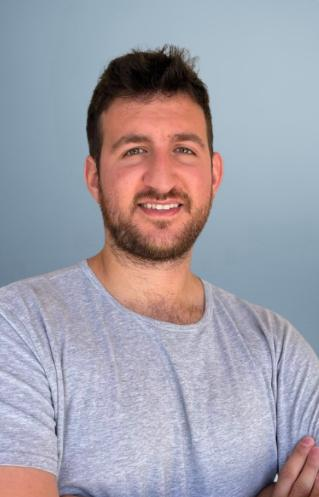
#> input picture hw/hw1/images_data/selfie.jpg, 319 x 497 px
$ jupyter execute --allow-errors Tamir_Levin_code_hw1.ipynb
#> lines starting #> are read from the running program, lines starting #| are printed output that depends on the picture; after the words box and inside, x2 and y2 are one past the last pixel; in counts of white or black regions, pixels touching at a corner belong together
#   HW1 - Introduction to Image Processing Course

### 1. Environment Setup and Preparations

**Import libraries**

[cell 1]
import sys
import os
import cv2
import random
import matplotlib.pyplot as plt
from matplotlib.image import imread, imsave
import pandas as pd
import numpy as np
import tensorflow as tf
import skimage as ski
from skimage.io import imread
from skimage import img_as_float
from skimage import exposure
from PIL import Image

**Libraries versions**

[cell 2]
print('pandas version: '+ pd.__version__)
print('numpy version: '+np.__version__)
print('tensorflow version: '+tf.__version__)
print('scikit-image version: '+ski.__version__)

[cell 3]
conda_env = os.environ.get('CONDA_DEFAULT_ENV')
print(f"current Conda environment: '{conda_env}'.")

`image_common_utils` functions

[cell 4]
# Description: It displays many images in one row
def imshow_all(*images, titles=None):
    images = [img_as_float(img) for img in images]

    if titles is None:
        titles = [''] * len(images)
    vmin = min(map(np.min, images))
    vmax = max(map(np.max, images))
    ncols = len(images)
    height = 5
    width = height * len(images)
    fig, axes = plt.subplots(nrows=1, ncols=ncols, figsize=(width, height))
    for ax, img, label in zip(axes.ravel(), images, titles):
        ax.imshow(img, vmin=vmin, vmax=vmax)
        ax.set_title(label)

    return
    # end of imshow_all

# Description: It displays many images in many rows and column
# cmap='gray'; row_plot = 1; img= [img, camera]
def show_image(img, cmap='gray', row_plot = 1):
    if not isinstance(img, list):
        img = [img]

    if len(img) == 1:
        plt.imshow(img[0], cmap=cmap) # cm.gray
    else:
        # Get column count
        col_plot = len(img) // row_plot
        fig, axes = plt.subplots(row_plot, col_plot)
        for count in range(len(img)): # count= 1
            axes[count].imshow(img[count], cmap=cmap)
    plt.show()
    return
# end of show_image

`import_image` function to import images

[cell 5]
def import_image (path):
#> called with path = './images_data/selfie.jpg'
    img = imread(path)
#> img is the input picture: shape (497, 319, 3); mean R, G, B 161.2, 158.4, 169.2
    img.shape  # H x W x C
    img.size  # multiplication of HxWxC
    type(img)
    img.dtype
    return(img)

Import all images from `image_data` folder

[cell 6]
selfie = import_image('./images_data/selfie.jpg')
friends = import_image('./images_data/friends.jpg')
#> call 2 of import_image, with path = './images_data/friends.jpg'
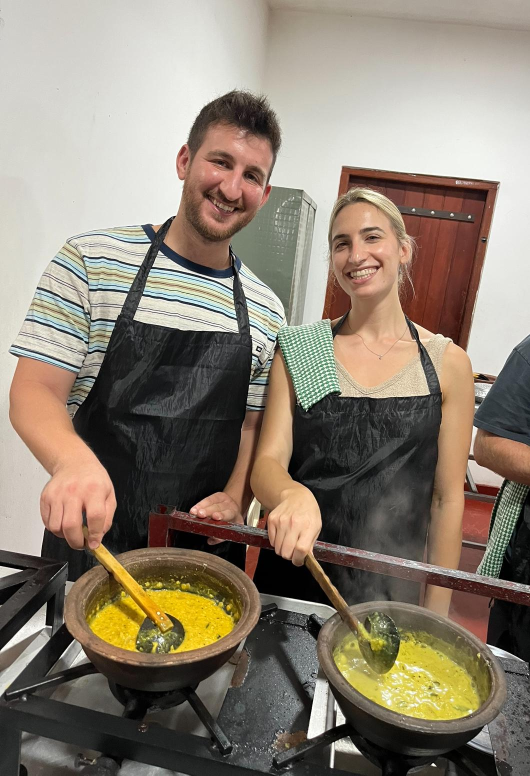
#> input picture hw/hw1/images_data/friends.jpg, 1060 x 1551 px (shown at 1/2 size)
#> in import_image, img is the input picture: shape (1551, 1060, 3); mean R, G, B 140.1, 129.2, 114.3
street = import_image('./images_data/street.jpg')
#> call 3 of import_image, with path = './images_data/street.jpg'
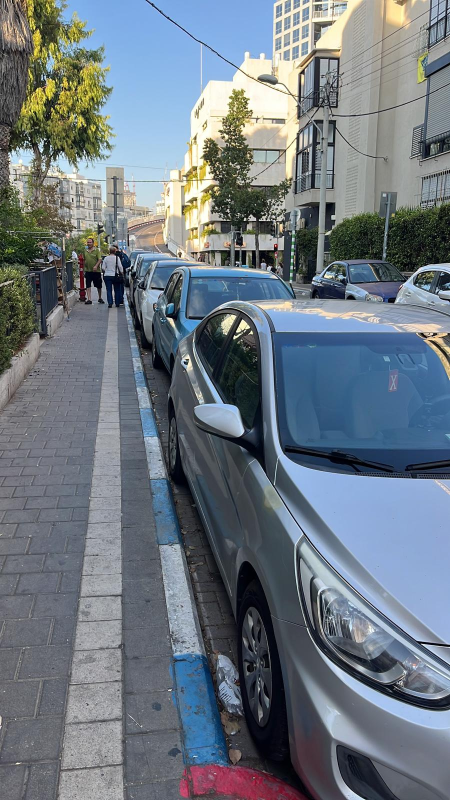
#> input picture hw/hw1/images_data/street.jpg, 900 x 1600 px (shown at 1/2 size)
#> in import_image, img is the input picture: shape (1600, 900, 3); mean R, G, B 109.7, 119.7, 129.1
#> (the rest of this cell did not finish here and is left out)

words = import_image('./images_data/words.jpg')

imshow_all(selfie, friends, street, animal, words, titles=["Selfie", "Friends", "Street", "Animal", "Words"])

#> (a cell that did not finish here is left out)

### 2. Image Formats and Color Schemes

Import the wanted image

[cell 8]
selfie = import_image('./images_data/selfie.jpg')

Loop function to iterate all the different color schemes and file formats and save them

[cell 9]
def change_color_scheme(image, base_name):

    # Define the color schemes and file formats in a dictionary
#> called with base_name = 'selfie'
    color_schemes = {
        "RGB": lambda img: cv2.cvtColor(img, cv2.COLOR_BGR2RGB),
        "GRAYSCALE": lambda img: cv2.cvtColor(img, cv2.COLOR_BGR2GRAY),
        "HSL": lambda img: cv2.cvtColor(img, cv2.COLOR_BGR2HLS),
        "CYMK": lambda img: cv2.cvtColor(img, cv2.COLOR_BGR2RGB),  # PIL handles CMYK later
    }
    file_formats = [".tiff", ".jpeg", ".png", ".gif"]

    for scheme_name, conversion in color_schemes.items():
        try:
            # Convert the image
            converted_image = conversion(image)

            # Special handling for CMYK
            cmyk_image = None
            if scheme_name == "CYMK":
                converted_image = Image.fromarray(cv2.cvtColor(image, cv2.COLOR_BGR2RGB))
                cmyk_image = converted_image.convert("CMYK")

            # Save each image by different format
            for file_format in file_formats:
                try:
                    output_image_name = f"{base_name}_{scheme_name}{file_format}"

                    if scheme_name == "CYMK" and cmyk_image:
                        if file_format == ".gif":
                            cmyk_image.convert("RGB").save(output_image_name, format="GIF")
                        else:
                            cmyk_image.save(output_image_name)
                    else:
                        if len(converted_image.shape) == 2 and file_format != ".gif":  # Grayscale image
                            converted_image_to_save = cv2.cvtColor(converted_image, cv2.COLOR_GRAY2BGR)
                        else:
                            converted_image_to_save = converted_image

                        if file_format == ".gif":
                            Image.fromarray(cv2.cvtColor(converted_image_to_save, cv2.COLOR_BGR2RGB)).save(output_image_name, format="GIF")
                        else:
                            cv2.imwrite(output_image_name, converted_image_to_save)

                    print(f"Saved: {output_image_name}")
                except Exception as e:
                    print(f"Could not save {scheme_name} in {file_format}: {e}")
        except Exception as e:
            print(f"Could not convert to {scheme_name}: {e}")
#> this loop made 4 passes
#> pass 2, in change_color_scheme, `converted_image = conversion(image)`:
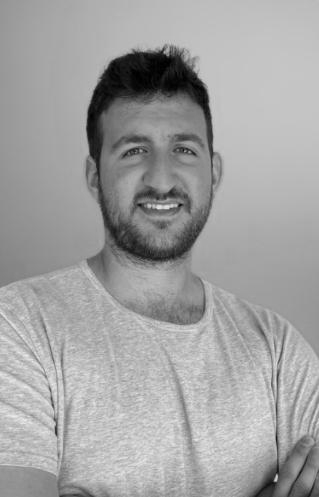
#> converted_image: shape (497, 319); min 0, max 236, mean 162
    return

**Color shcemes**

[cell 10]
change_color_scheme(selfie,"selfie")

**HEX file format**

function to convert an image from rgb to hex, then to save it as a csv file

[cell 11]
def rgb_to_hex(rgb):
    return "#{:02x}{:02x}{:02x}".format(int(rgb[0]), int(rgb[1]), int(rgb[2]))

def image_to_hex_csv(image, csv_filename):

    # Convert image to a 2D array of HEX colors
#> called with csv_filename = 'selfie_hex_colors.csv'
    hex_matrix = np.array([[rgb_to_hex(tuple(pixel)) for pixel in row] for row in image])

    # Flatten and create a DataFrame of HEX colors
    hex_colors = hex_matrix.reshape(-1)
    hex_df = pd.DataFrame(hex_colors, columns=['Hex Color'])
#> hex_df = table of 158543 rows and 1 columns

    # Save to CSV
    hex_df.to_csv(csv_filename, index=False)
    print(f"Hex color codes saved to {csv_filename}")

    return hex_matrix

**CSV file**

[cell 12]
hex_matrix = image_to_hex_csv(selfie, 'selfie_hex_colors.csv')
print(hex_matrix)
#> (printed output is left out)
#| Regular dimensions: 319x497

### 3. Upscaling and Downscaling

Upscaling & Downscaling functions

[cell 13]
def upscale_image(image, base_name):

    # Get original dimensions
#> called with base_name = 'selfie'
    original_height, original_width = image.shape[:2]
#> original_height = 497; original_width = 319

    # Calculate new dimensions to be x2 the size
    new_height = original_height * 2
#> new_height = 994
    new_width = original_width * 2
#> new_width = 638

    # Upscale the image
    upscaled_image = cv2.resize(image, (new_width, new_height), interpolation=cv2.INTER_CUBIC)

    # Print new dimensions
    print(f"New upscaled dimensions: {new_width}x{new_height}")
#| New upscaled dimensions: 638x994

    # Save the upscaled image
    save_path = f"{base_name}_upscale.jpeg"
    cv2.imwrite(save_path, cv2.cvtColor(upscaled_image, cv2.COLOR_RGB2BGR))

    return(upscale_image)


def downscale_image(image, base_name):

    # Get original dimensions
#> called with base_name = 'selfie'
    original_height, original_width = image.shape[:2]
#> original_height = 497; original_width = 319

    # Calculate new dimensions to be x0.5 the size
    new_height = int(original_height * 0.5)
#> new_height = 248
    new_width = int(original_width * 0.5)
#> new_width = 159

    # Upscale the image
    downscaled_image = cv2.resize(image, (new_width, new_height), interpolation=cv2.INTER_CUBIC)

    # Print new dimensions
    print(f"New downscaled dimensions: {new_width}x{new_height}")
#| New downscaled dimensions: 159x248

    # Save the upscaled image
    save_path = f"{base_name}_downscale.jpeg"
    cv2.imwrite(save_path, cv2.cvtColor(downscaled_image, cv2.COLOR_RGB2BGR))
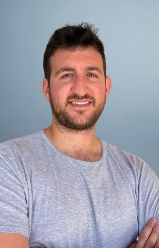
#> saved as selfie_downscale.jpeg: shape (248, 159, 3); mean B, G, R 169.2, 158.4, 161.2

    return(downscale_image)

The dimensions of the regular, upsacled and downscaled images

[cell 14]
print(f"Regular dimensions: {selfie.shape[1]}x{selfie.shape[0]}")
upscale_selfie = upscale_image(selfie, "selfie")
downscale_selfie = downscale_image(selfie, "selfie")

**Upsacled and downscaled images**

with grids on

[cell 15]
downscaled_selfie = import_image('selfie_downscale.jpeg')
upscaled_selfie = import_image('selfie_upscale.jpeg')

imshow_all(downscaled_selfie, upscaled_selfie, titles=["Downscaled Selfie", "Upscaled Selfie"])
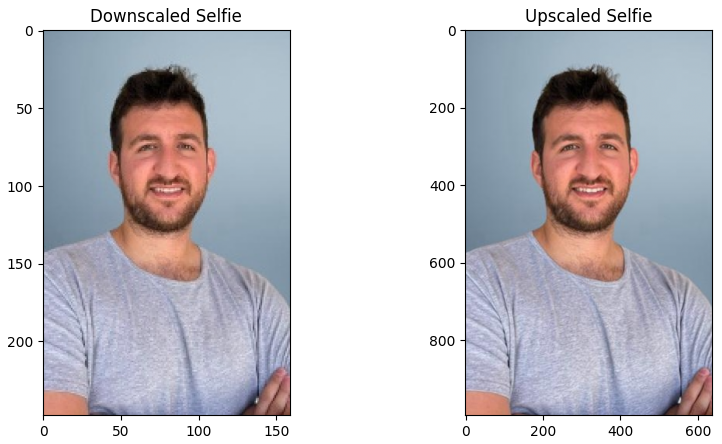
#> figure drawn by matplotlib, 2 panels

### 4. Shape Drawing

Function to draw a rectangle on an image based on the mouse coordinates.

 Press 'r' to reset the image and 'esc' to quit

[cell 16]
# Global variables
point1 = None
point2 = None
rectangle_defined = False

# Function to draw the rectangle using the mouse coordinates
def draw_rectangle(event, x, y, flags, param):
    global point1, point2, rectangle_defined

    if event == cv2.EVENT_LBUTTONDOWN:
        if point1 is None:
            # First click defines the first corner of the rectangle
            point1 = (x, y)
        elif point2 is None:
            # Second click defines the opposite corner
            point2 = (x, y)
            rectangle_defined = True

# Create a black image
img = np.zeros((512, 512, 3), np.uint8)
backup_img = img.copy()  # Backup image to reset drawing

# Name the window
cv2.namedWindow(winname='rectangle_drawer')

# Connect the mouse callback to the window
cv2.setMouseCallback('rectangle_drawer', draw_rectangle)

while True:
    display_img = backup_img.copy()

    # If both points are defined, draw the rectangle
    if point1 is not None and point2 is not None:
        cv2.rectangle(display_img, point1, point2, (0, 255, 0), 2)

    # Display the image
    cv2.imshow('rectangle_drawer', display_img)

    # Wait for key press
    key = cv2.waitKey(1) & 0xFF
#> (key q is pressed here)

    if key == 27 or key == ord('q'):  # ESC or 'q' to exit
        break
    elif key == ord('r'):  # 'r' to reset the image
        point1, point2 = None, None
        rectangle_defined = False

# Cleanup
cv2.destroyAllWindows()

### 5. Video Annotation

Function to annotate each frame with the average green value and save 3 random frames.

[cell 17]
def annotate_video():

    # Input video path
    input_video = './images_data/horse.mp4'

    # Open the video file
    cap = cv2.VideoCapture(input_video)

    # Get video properties
    frame_width = int(cap.get(cv2.CAP_PROP_FRAME_WIDTH))
#> frame_width = 490
    frame_height = int(cap.get(cv2.CAP_PROP_FRAME_HEIGHT))
#> frame_height = 360
    fps = int(cap.get(cv2.CAP_PROP_FPS))
#> fps = 29
    total_frames = int(cap.get(cv2.CAP_PROP_FRAME_COUNT))
#> total_frames = 684
    fourcc = cv2.VideoWriter_fourcc(*'mp4v')
#> fourcc = 1983148141

    # Output video path (same directory as the code)
    output_path = os.path.join(os.getcwd(), 'horse_annotated.mp4')

    # Define the output video writer
    out = cv2.VideoWriter(output_path, fourcc, fps, (frame_width, frame_height))

    # Generate random frame indices to save
    random_frame_indices = sorted(random.sample(range(total_frames), 3))
#> random_frame_indices = [41, 394, 430]
    saved_frame_count = 0

    frame_index = 0

    while True:
        ret, frame = cap.read()
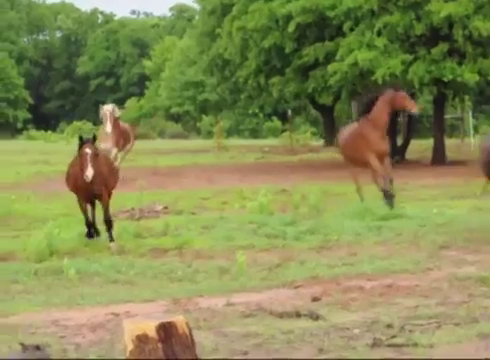
#> input picture frame 68 of hw/hw1/images_data/horse.mp4, 490 x 360 px
#> frame is the input picture: shape (360, 490, 3); mean B, G, R 84.8, 139.4, 135.9
        if not ret:
            break

        # Extract the green channel
        green_channel = frame[:, :, 1]
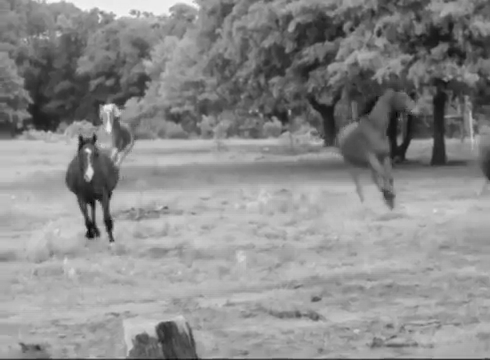
#> green_channel: shape (360, 490); min 3, max 247, mean 139.4

        # Define the bottom-right corner
        corner_height = frame_height // 10
#> corner_height = 36
        corner_width = frame_width // 10
#> corner_width = 49
        bottom_right_corner = green_channel[-corner_height:, -corner_width:]
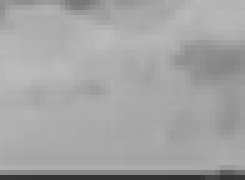
#> bottom_right_corner: shape (36, 49) (shown 5 times larger); min 50, max 188, mean 164.1

        # Calculate the average green value
        avg_green = np.mean(bottom_right_corner)
#> avg_green = 164.1

        # Annotate the frame with the average green value
        annotated_text = f"Avg Green: {avg_green:.2f}"
#> annotated_text = 'Avg Green: 164.13'
        text_size = 1  # Make text larger
        text_thickness = 2  # Make text bold
        text_position = (frame_width - 300, frame_height - 30)  # Bottom-right corner
#> text_position = (190, 330)
        cv2.putText(frame, annotated_text, text_position,
                    cv2.FONT_HERSHEY_SIMPLEX, text_size, (0, 255, 0), text_thickness, cv2.LINE_AA)
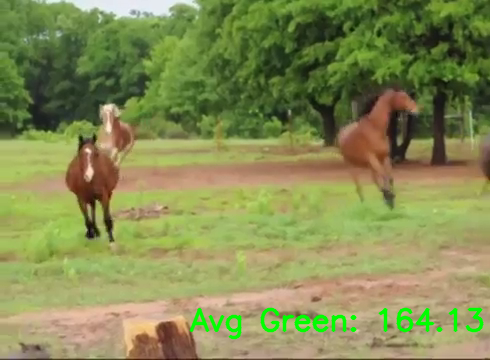
#> frame: shape (360, 490, 3); 1.68% of pixels changed, all inside (x1, y1, x2, y2) = (189, 307, 484, 340)

        # Write the annotated frame to the output video
        out.write(frame)

        # Save random frames
        if frame_index in random_frame_indices:
            saved_frame_path = os.path.join(os.getcwd(), f"frame_{frame_index}.jpg")
            cv2.imwrite(saved_frame_path, frame)
            saved_frame_count += 1

        frame_index += 1

        # Stop if all random frames are saved
        if saved_frame_count >= 3:
            random_frame_indices = []

    # Release resources
    cap.release()
    out.release()
    cv2.destroyAllWindows()
